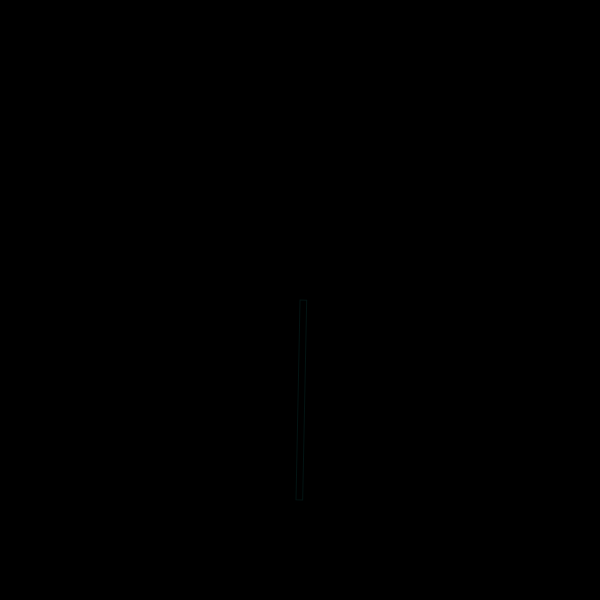
Frame 1 (no input)
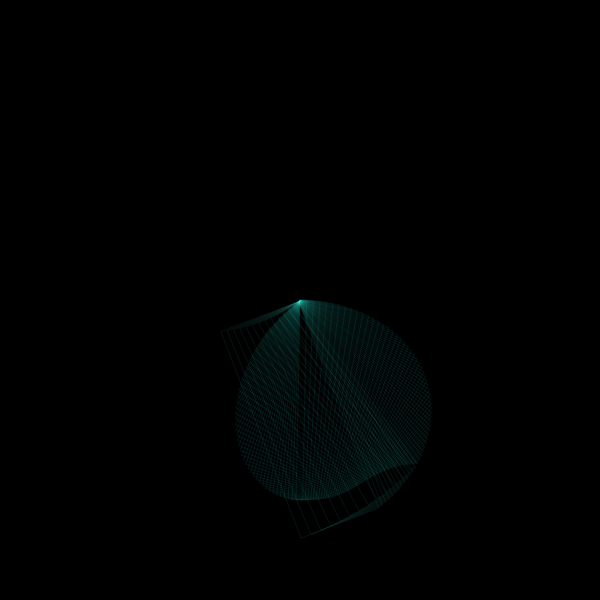
Frame 60 (no input)
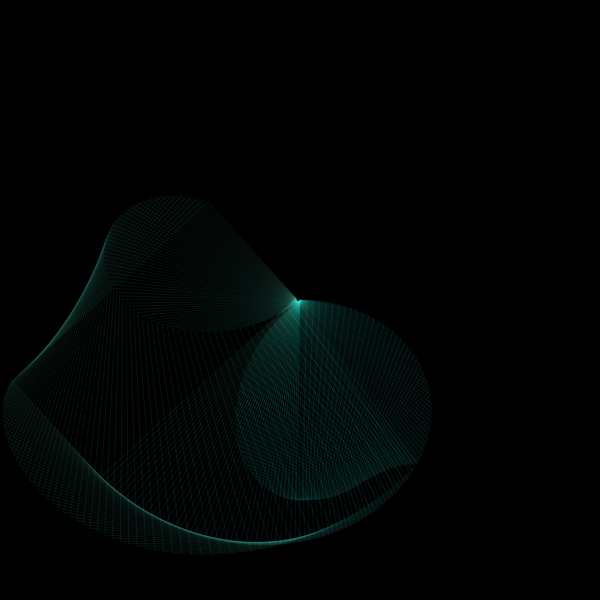
Frame 120 (the mouse pressed at the canvas centre since frame 60)

The p5.js sketch that drew these frames (run headless with seeded random() and noise() and a simulated clock; from frame 60 on, the mouse is pressed at the canvas centre):

// p5.js sketch
// ── sketch.js
function preload() {
  // put preload code here
}
function setup() {
  createCanvas(600, 600);
  //stroke(0.4);
  noFill();
  background(0,0,0);
}

function draw() {
  var t = frameCount*2;
  stroke(lerpColor(color(46, 255, 241, 20), color(250, 110, 22, 20), frameCount / 520));
  translate(width / 2, height / 2);
  rotate(t / 100);
  rect(t / 140, t / 60, atan(t / 60) * 200, cos(t / 60) * 200);
  frameRate(900);
  if (frameCount >= 990) {
    noLoop();
  }
}
